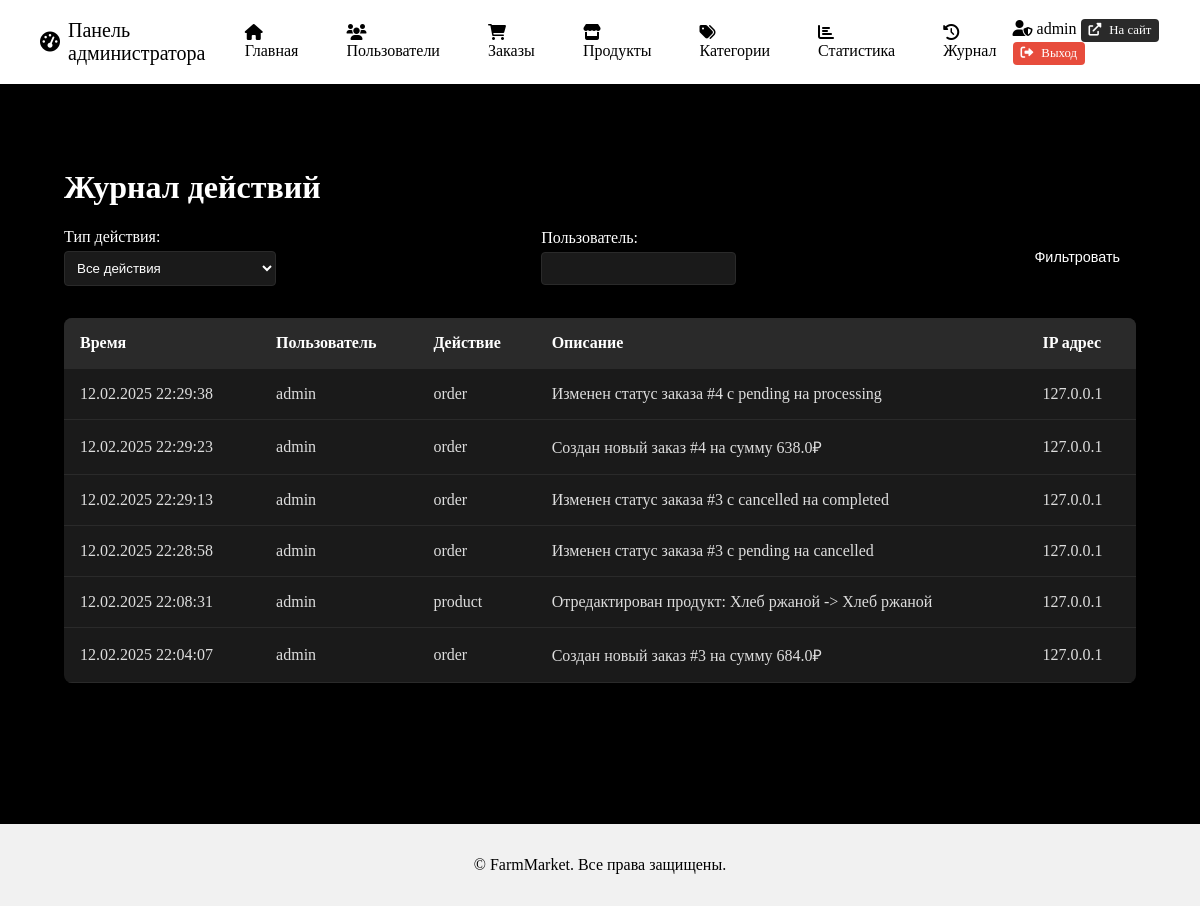
Screenshot of /admin/activity-log (signed in) with the database file from the repository.
### application/db.py (models this page shows, shortened)
class User(db.Model, UserMixin):
    id = db.Column(db.Integer, primary_key=True)
    name = db.Column(db.String(150), nullable=True)
    surname = db.Column(db.String(150), nullable=True)
    email = db.Column(db.String(150), nullable=True, unique=True)
    password_hash = db.Column(db.String(150), nullable=True)
    role = db.Column(db.String(100), default='user') # roles: user, seller, admin
    created_at = db.Column(db.DateTime, default=datetime.now())
    @property
    def password(self):
        raise AttributeError('Password is not a readable attribute')

class ActivityLog(db.Model):
    id = db.Column(db.Integer, primary_key=True)
    user_id = db.Column(db.Integer, db.ForeignKey('user.id'), nullable=False)
    action_type = db.Column(db.String(50), nullable=False)  # user, order, product
    description = db.Column(db.String(255), nullable=False)
    ip_address = db.Column(db.String(45))  # IPv6 может быть длиннее IPv4
    created_at = db.Column(db.DateTime, default=datetime.utcnow)
    user = db.relationship('User', backref=db.backref('activities', lazy=True))

### application/views.py (the view)
@admin_panel.route('/activity-log')
@role_required('admin')
def activity_log():
    page = request.args.get('page', 1, type=int)
    action_type = request.args.get('action_type', '')
    user = request.args.get('user', '')
    query = ActivityLog.query
    if action_type:
        query = query.filter_by(action_type=action_type)
    if user:
        query = query.join(User).filter(User.name.ilike(f'%{user}%'))
    pagination = query.order_by(ActivityLog.created_at.desc()).paginate(
        page=page, per_page=20, error_out=False)
    return render_template('admin/activity_log.html',
                         logs=pagination.items,
                         pagination=pagination,
                         action_type=action_type,
                         user=user)

### application/app.py (called while the page is built)
@login_manager.user_loader
def load_user(user_id):
    from application.db import User
    return User.query.get(int(user_id))

### application/utils.py (called while the page is built)
def role_required(role):
    def decorator(f):
        @wraps(f)
        def decorated_function(*args, **kwargs):
            if not current_user.is_authenticated or current_user.role != role:
                flash('У вас нет доступа к этой странице!', 'danger')
                return redirect(url_for('index'))
            return f(*args, **kwargs)
        return decorated_function
    return decorator

### templates/admin/activity_log.html (shortened to what this page needs)
{% extends 'admin/base.html' %}
{% block admin_content %}
<div class="activity-log">
    <h1>Журнал действий</h1>
    <div class="log-filters">
        <form method="GET" class="filter-form">
            <div class="form-group">
                <label>Тип действия:</label>
                <select name="action_type" class="form-control">
                    <option value="">Все действия</option>
                </select>
            </div>
            <div class="form-group">
                <label>Пользователь:</label>
                <input type="text" name="user" class="form-control" value="{{ user }}">
            </div>
            <button type="submit" class="btn btn-primary">Фильтровать</button>
        </form>
    </div>
    <div class="log-table">
        <table class="admin-table">
            <thead>
                <tr>
                    <th>Время</th>
                    <th>Пользователь</th>
                    <th>Действие</th>
                    <th>Описание</th>
                    <th>IP адрес</th>
                </tr>
            </thead>
            <tbody>
                {% for log in logs %}
                <tr>
                    <td>{{ log.created_at.strftime('%d.%m.%Y %H:%M:%S') }}</td>
                    <td>{{ log.user.name }}</td>
                    <td>{{ log.action_type }}</td>
                    <td>{{ log.description }}</td>
                    <td>{{ log.ip_address }}</td>
                </tr>
                {% endfor %}
            </tbody>
        </table>
    </div>
</div>
{% endblock %}

### templates/admin/base.html (shortened to what this page needs)
<!DOCTYPE html>
<html>
    {% block head %}
      <link rel="stylesheet" href="{{ url_for('static', filename='admin.css') }}" />
        <link rel="stylesheet" href="https://cdnjs.cloudflare.com/ajax/libs/font-awesome/6.0.0/css/all.min.css">
    {% endblock %}
  <body>
    {% block navbar %}
      <nav class="admin-navbar">
        <div class="container">
          <div class="admin-nav-brand">
            <a href="{{ url_for('admin.index') }}">
              <i class="fas fa-tachometer-alt"></i>
              Панель администратора
            </a>
          </div>
          <div class="admin-nav-links">
            <a href="{{ url_for('admin_panel.index') }}" class="nav-link {% if request.endpoint == 'admin_panel.index' %}active{% endif %}"><i class="fas fa-home"></i> Главная</a>
            <a href="{{ url_for('users_list') }}" class="nav-link {% if request.endpoint == 'users_list' %}active{% endif %}"><i class="fas fa-users"></i> Пользователи</a>
            <a href="{{ url_for('orders_list') }}" class="nav-link {% if request.endpoint == 'orders_list' %}active{% endif %}"><i class="fas fa-shopping-cart"></i> Заказы</a>
            <a href="{{ url_for('products_list') }}" class="nav-link {% if request.endpoint == 'products_list' %}active{% endif %}"><i class="fas fa-store"></i> Продукты</a>
            <a href="{{ url_for('categories_list') }}" class="nav-link {% if request.endpoint == 'categories_list' %}active{% endif %}"><i class="fas fa-tags"></i> Категории</a>
            <a href="{{ url_for('admin_panel.stats') }}" class="nav-link {% if request.endpoint == 'admin_panel.stats' %}active{% endif %}"><i class="fas fa-chart-bar"></i> Статистика</a>
            <a href="{{ url_for('admin_panel.activity_log') }}" class="nav-link {% if request.endpoint == 'admin_panel.activity_log' %}active{% endif %}"><i class="fas fa-history"></i> Журнал</a>
          </div>
          <div class="admin-nav-user">
            <span class="user-info">
              <i class="fas fa-user-shield"></i>
              {{ current_user.name }}
            </span>
            <a href="{{ url_for('index') }}" class="btn btn-secondary btn-sm"><i class="fas fa-external-link-alt"></i> На сайт</a>
            <a href="{{ url_for('logout') }}" class="btn btn-danger btn-sm"><i class="fas fa-sign-out-alt"></i> Выход</a>
          </div>
        </div>
      </nav>
    {% endblock %}
    {% block content %}
      <div class="admin-container">
        <div class="admin-content">
          {% block admin_content %}
          {% endblock %}
        </div>
      </div>
    {% endblock %}
    {% block footer %}
      <footer class="admin-footer">
        <div class="container">
          <p>&copy; {{ current_year }} FarmMarket. Все права защищены.</p>
        </div>
      </footer>
    {% endblock %}
  </body>
</html>

### static/admin.css (style rules this page uses)
body { background-color: #0a0a0a; margin: 0; padding: 0; }
.admin-container { background-color: #0a0a0a; }
.admin-content { background-color: #0a0a0a; }
.admin-table { width: 100%; border-collapse: collapse; margin: 1rem 0; background: #1a1a1a; border-radius: 8px; overflow: hidden; }
.admin-table th, .admin-table td { padding: 1rem; text-align: left; border-bottom: 1px solid #2a2a2a; }
.admin-table th { background: #2a2a2a; color: #fff; font-weight: 600; }
.admin-table td { color: #ddd; }
.btn { display: inline-flex; align-items: center; gap: 0.5rem; padding: 0.5rem 1rem; border-radius: 4px; border: none; font-size: 0.9rem; cursor: pointer; transition: all 0.3s ease; text-decoration: none; }
.btn-primary { background-color: #000; color: white; }
.btn-secondary { background: #2a2a2a; color: #fff; }
.btn-danger { background: #e74c3c; color: #fff; }
.btn-sm { padding: 0.25rem 0.5rem; font-size: 0.8rem; }
.activity-log { padding: 2rem; }
.log-filters { margin-bottom: 2rem; }
.filter-form { display: flex; gap: 1rem; align-items: flex-end; flex-wrap: wrap; }
.form-control { background: #1a1a1a; border: 1px solid #2a2a2a; color: #fff; padding: 0.5rem; border-radius: 4px; }
.admin-container { display: flex; min-height: calc(100vh - 60px); }
.admin-content { flex-grow: 1; padding: 2rem; background: var(--content-bg, #000); color: #fff; }
.admin-navbar { background: var(--navbar-bg, #ffffff); padding: 1rem 0; color: #000000; }
.admin-navbar .container { display: flex; align-items: center; justify-content: space-between; color: #000000; }
.admin-nav-brand a { margin-left: 40px; color: #000000; font-size: 1.25rem; text-decoration: none; display: flex; align-items: center; gap: 0.5rem; }
.admin-nav-links { display: flex; color: #000000; gap: 1rem; }
.admin-nav-links .nav-link { color: rgba(255, 255, 255, 0.8); text-decoration: none; padding: 0.5rem 1rem; border-radius: 4px; transition: all 0.3s ease; color: #000000; }
.admin-nav-links .nav-link:hover, .admin-nav-links .nav-link.active { color: #000000; background: rgba(255, 255, 255, 0.1); }
.admin-footer { background: var(--footer-bg, #f1f1f1); color: #000; padding: 1rem 0; text-align: center; }
.filter-form { display: flex; align-items: center; gap: 15px; }
.filter-form .form-group { flex: 1; }
.filter-form label { color: #ffffff; margin-bottom: 5px; display: block; }

### templates/admin/base.html (style rules this page uses)
nav { background-color: #fff; }

### rows the page displays
User: name "admin"
ActivityLog: created_at "12.02.2025 22:29:38", user.name "admin", action_type "order", description "Изменен статус заказа #4 с pending на processing", ip_address "127.0.0.1"
ActivityLog: created_at "12.02.2025 22:29:23", user.name "admin", action_type "order", description "Создан новый заказ #4 на сумму 638.0₽", ip_address "127.0.0.1"
ActivityLog: created_at "12.02.2025 22:29:13", user.name "admin", action_type "order", description "Изменен статус заказа #3 с cancelled на completed", ip_address "127.0.0.1"
ActivityLog: created_at "12.02.2025 22:28:58", user.name "admin", action_type "order", description "Изменен статус заказа #3 с pending на cancelled", ip_address "127.0.0.1"
ActivityLog: created_at "12.02.2025 22:08:31", user.name "admin", action_type "product", description "Отредактирован продукт: Хлеб ржаной -> Хлеб ржаной", ip_address "127.0.0.1"
ActivityLog: created_at "12.02.2025 22:04:07", user.name "admin", action_type "order", description "Создан новый заказ #3 на сумму 684.0₽", ip_address "127.0.0.1"
